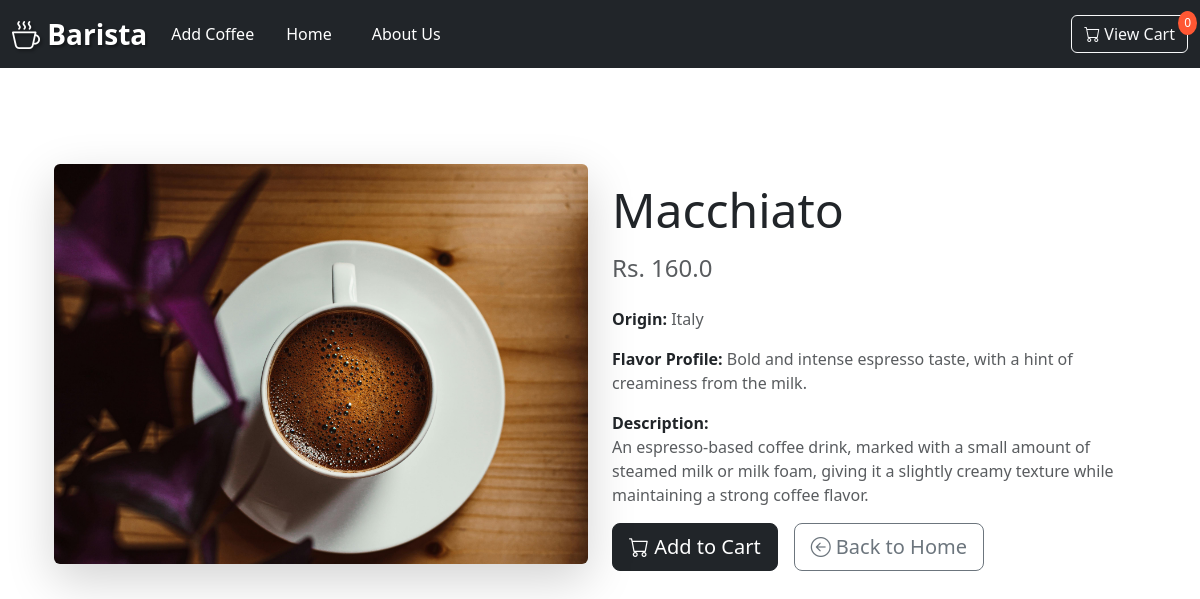
/coffee/6/, run on the app's committed database.
### coffee/models.py (models this page shows, shortened)
class Coffee(models.Model):
    name = models.CharField(max_length=255)
    price = models.FloatField()
    quantity = models.IntegerField()
    image = models.ImageField(upload_to='coffee_images/')  # Use ImageField for image uploads
    description = models.TextField(blank=True, null=True)
    origin = models.CharField(max_length=100, blank=True, null=True)
    flavor_profile = models.CharField(max_length=100, blank=True, null=True)

### coffee/views.py (the view)
# urls.py: path('coffee/<int:coffee_id>/', views.coffee_detail, name='coffee_detail'),
def coffee_detail(request, coffee_id):
    coffee = get_object_or_404(Coffee, id=coffee_id)
    return render(request, 'coffee_detail.html', {'coffee': coffee})

### coffee/templates/coffee_detail.html
{% extends 'base.html' %} {% block content %}
<div class="container py-5">
  <div class="row align-items-center">
    <div class="col-lg-6 mb-4">
      <div class="card border-0 shadow-lg">
        <img
          src="{{ coffee.image.url }}"
          alt="{{ coffee.name }}"
          class="img-fluid rounded"
          style="max-height: 400px; object-fit: cover"
        />
      </div>
    </div>
    <div class="col-lg-6">
      <h1 class="display-5 mb-3">{{ coffee.name }}</h1>
      <h4 class="text-muted mb-4">Rs. {{ coffee.price }}</h4>
      <ul class="list-unstyled">
        <li class="mb-3">
          <strong>Origin:</strong>
          <span class="text-muted">{{ coffee.origin }}</span>
        </li>
        <li class="mb-3">
          <strong>Flavor Profile:</strong>
          <span class="text-muted">{{ coffee.flavor_profile }}</span>
        </li>
        <li class="mb-3">
          <strong>Description:</strong>
          <p class="text-muted">{{ coffee.description }}</p>
        </li>
      </ul>
      <div class="d-flex gap-3">
        <a href="{% url 'add_to_cart' coffee.id %}" class="btn btn-dark btn-lg">
          <i class="bi bi-cart"></i> Add to Cart
        </a>
        <a href="{% url 'home' %}" class="btn btn-outline-secondary btn-lg">
          <i class="bi bi-arrow-left-circle"></i> Back to Home
        </a>
      </div>
    </div>
  </div>
</div>
{% endblock %}

### data on the page
Coffee: image (picture), name "Macchiato", price "160.0", origin "Italy", flavor_profile "Bold and intense espresso taste, with a hint of creaminess from the milk.", description "An espresso-based coffee drink, marked with a small amount of steamed milk or milk foam, giving it a slightly creamy texture while maintaining a strong coffee flavor."

### other printed values
{{ cart_count|default:"0" }} "0"
